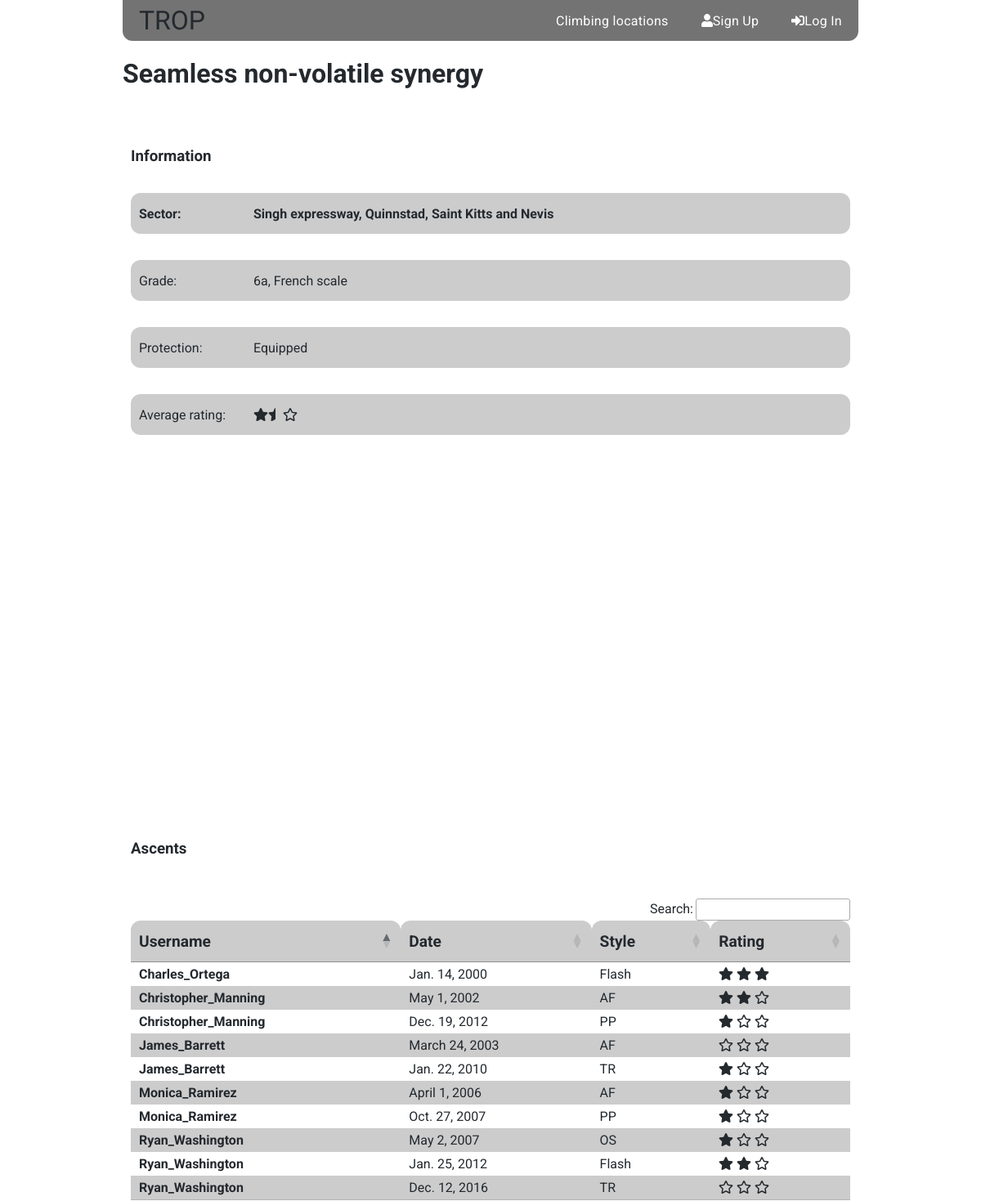
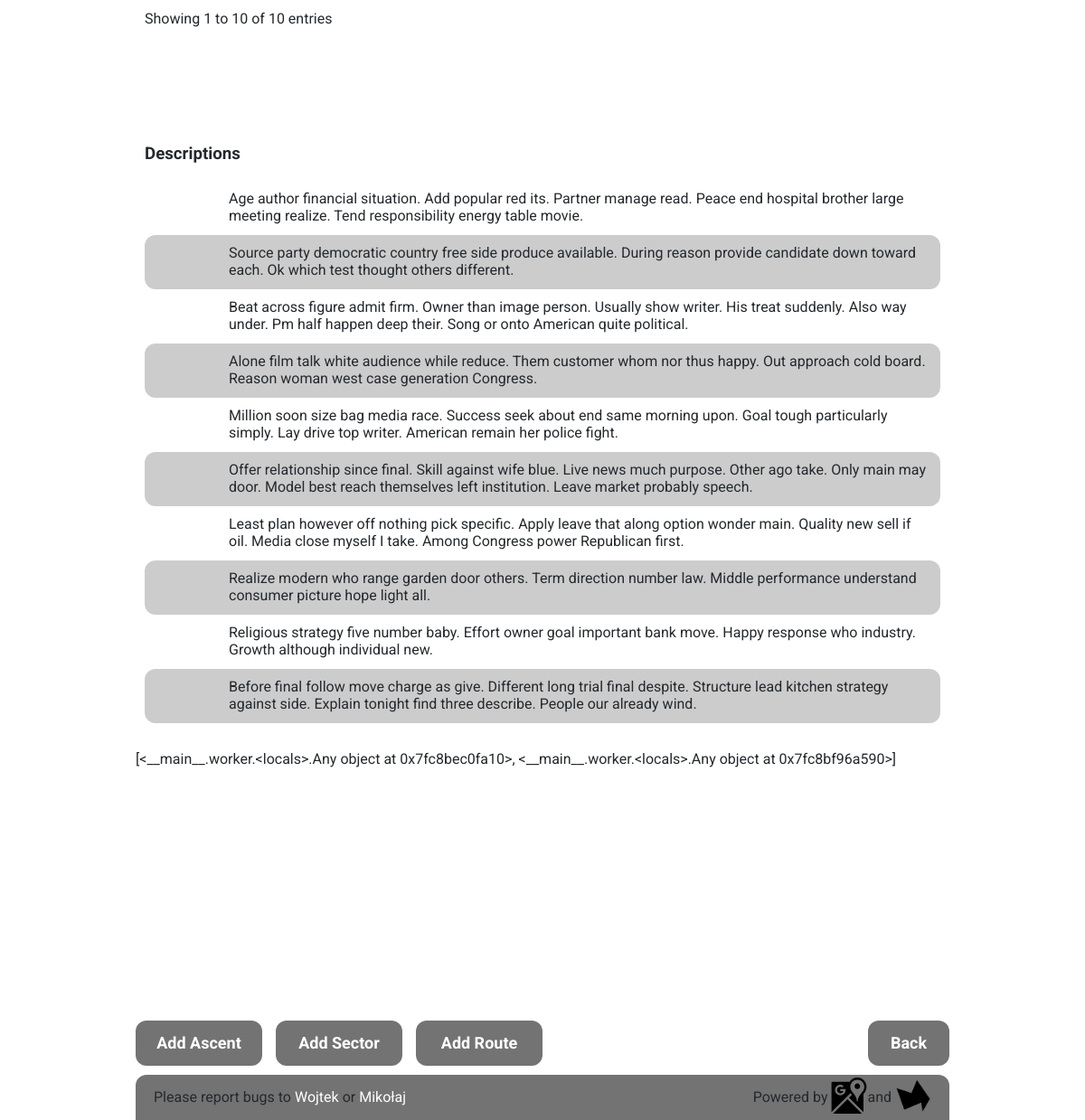
/routes/singh-expressway/seamless-non-volatile-synergy/ascents/, run on the app's committed database (2 pictures, top to bottom).
### routes/models.py (models this page shows, shortened)
class Route(models.Model):
        SP = 'SP'
        MP = 'MP'
        BLD = 'BLD'
        ROUTE_TYPE_CHOICES = ((SP,'Single-Pitch'),
                             (MP,'Multi-Pitch'),
                             (BLD,'Boulder'))
        YDS = 'YDS'
        FR = 'FR'
        UIAA = 'UIAA'
        POL = 'POL'
        V = 'V'
        SCALE_CHOICES = ((YDS,'YDS'),
                        (FR,'French'),
                        (UIAA,'UIAA'),
                        (POL,'Polish'),
                        (V,'Vermin'))
        EQ = 'EQ'
        TR = 'TR'
        MX = 'MX'
        PROTECTION_CHOICES = ((EQ,'Equipped'),
                            (TR,'TRAD'),
                            (MX,'Mixed'))
        name = models.CharField(max_length = 100)
        slug = models.SlugField(allow_unicode = True)
        route_type = models.CharField(max_length = 50, choices = ROUTE_TYPE_CHOICES,
                    default = SP, verbose_name='Type')
        protection = models.CharField(max_length = 100, choices = PROTECTION_CHOICES, default = EQ)
        scale = models.CharField(max_length = 50, choices = SCALE_CHOICES, default = FR)
        grade = models.CharField(max_length = 20, null= True, blank=True)
        grade_converted = models.CharField(max_length = 20, null= True, blank=True)
        sector = models.ForeignKey(Sector ,related_name='routes', on_delete = models.CASCADE)
        created_at = models.DateTimeField(auto_now_add=True)
        updated_at = models.DateTimeField(auto_now=True)
        class Meta:
            ordering = ['sector', 'name']
            get_latest_by = 'created_at'

class Sector(models.Model):
    name = models.CharField(max_length = 100, unique=True)
    slug = models.SlugField(allow_unicode = True)
    region = models.CharField(max_length = 250, verbose_name = 'Region, Country',
                        validators =[RegexValidator(
                                    regex='.+,\s.+',
                                    message = 'Input needs to consist of region and country names divided by a comma (,) and a space'
                                    )])
    country = models.CharField(max_length = 100)
    location = PlainLocationField(based_fields=['region'], zoom = 7,
                                    default = '37.6564706,-119.5724832')
    created_at = models.DateTimeField(auto_now_add=True)
    updated_at = models.DateTimeField(auto_now=True)
    class Meta:
        get_latest_by = 'created_at'
        ordering = ['country', 'region', 'name']

class Ascent(models.Model):
    OS = 'OS'
    FL = 'FL'
    RP = 'RP'
    PP = 'PP'
    AF = 'AF'
    TR = 'TR'
    ASCENT_STYLE_CHOICES = ((OS,'OS'),
                            (FL,'Flash'),
                            (RP,'RP'),
                            (PP,'PP'),
                            (AF,'AF'),
                            (TR,'TR'))
    UNRATED = 0
    LOW = 1
    MEDIUM = 2
    HIGH = 3
    RATING_CHOICES = ((UNRATED,'No rating'),
                    (LOW, 'Low'),
                    (MEDIUM, 'Medium'),
                    (HIGH, 'High'))
    route = models.ForeignKey(Route, related_name='ascents', on_delete=models.CASCADE)
    user = models.ForeignKey(User, related_name='ascents', on_delete=models.CASCADE)
    date = models.DateField()
    ascent_style = models.CharField(max_length = 20, choices = ASCENT_STYLE_CHOICES,
                    default=OS, verbose_name = 'Style')
    rating = models.IntegerField(choices = RATING_CHOICES, default=UNRATED)
    description = models.TextField(blank=True, null=True)
    created_at = models.DateTimeField(auto_now_add=True)
    updated_at = models.DateTimeField(auto_now=True)
    class Meta:
        ordering = ['date']
        get_latest_by = ['created_at']

### routes/views.py (the view)
# urls.py: url(r'^(?P<sector_slug>[-\w]+)/(?P<route_slug>[-\w]+)/ascents/$', views.RouteAscentList.as_view(),
class RouteAscentList(ListView):
    model = Ascent
    template_name = 'routes/route_ascent_list.html'
    def get_queryset(self):
        self.route = (Route.objects.select_related()
                                    .get(slug = self.kwargs.get('route_slug'),
                                     sector__slug = self.kwargs.get('sector_slug')))
        self.route.rating = (self.route.ascents
                                        .filter(rating__range = range(1,3))
                                        .aggregate(Avg('rating'))['rating__avg'])
        return self.route.ascents.all()
    def get_context_data(self, *args, **kwargs):
        context = super().get_context_data(*args, **kwargs)
        context['object'] = self.route
        context['chart_list'] = [
                                charts.route_ascent_chart(self.kwargs.get('route_slug')),
                                charts.ascent_pie_chart(self.kwargs.get('route_slug'))
                                ]
        context['lat'] = self.route.sector.location.split(',')[0]
        context['lng'] = self.route.sector.location.split(',')[1]
        return context

### charts/charts.py (called while the page is built)
def pie(queryset, terms, title, verbose=None):
    data = DataPool(
           series=
            [{'options': {
               'source': queryset
               },
              'terms': [
                terms[0],
                terms[1],
                ]
            }]
    )
    cht = Chart(
            datasource = data,
            series_options =
              [{'options':{
                  'type': 'pie',
                  'stacking': False},
                'terms':{
                    terms[0]: [
                    terms[1]
                    ]
                  }
                }],
            chart_options =
              {'title': {
                   'text': title},
               },
                x_sortf_mapf_mts=(None, verbose, False))
    return cht

### routes/charts.py (called while the page is built)
def route_ascent_chart(args):
    return line(
        queryset = (Ascent.objects
                    .filter(route__slug__iexact = args)
                    .annotate(date_trunc=TruncMonth('date'))
                    .values('date_trunc')
                    .order_by()
                    .annotate(Count = Count('date_trunc'))),
        terms = ['date_trunc', 'Count'],
        title = 'Number of Ascents',
        axes = ['Date', 'Ascents'],
        verbose = verbose_months
    )

def ascent_pie_chart(args):
    return pie(
        queryset = (Ascent.objects
                    .filter(route__slug__iexact = args)
                    .values('ascent_style')
                    .order_by()
                    .annotate(Count=Count('ascent_style'))),
        terms = ['ascent_style', 'Count'],
        title = 'Style of Ascent',
        verbose = verbose_style
    )

### routes/templates/routes/route_ascent_list.html (shortened to what this page needs)
{% extends "routes/routes_base.html" %}
{% block route_content %}
{% load cloudinary %}
<div class="route-info">
  <h1>{{object.name}}</h1>
  <div class="route-details">
    <h3>Information</h3>
    <p><a href="{% url 'routes:route_list' slug=object.sector.slug %}"><span>Sector:</span>{{object.sector.name}}, {{object.sector.region}}, {{object.sector.country}}</a></p>
    <p><span>Grade:</span>{{object.grade}}, {{object.get_scale_display}} scale</p>
    <p><span>Protection:</span>{{object.get_protection_display}}</p>
    <p><span>Average rating:</span>{% include "routes/_rating.html" %}</p>
  </div>
  {% include "_map.html" %}
  {% if object_list %}
  <div class="route-ascents">
    <h3>Ascents</h3>
    <table class="table datatable">
      <thead>
        <th>Username</th>
        <th>Date</th>
        <th>Style</th>
        <th>Rating</th>
      </thead>
      <tbody>
      {% for object in object_list %}
        <tr>
          <td>
            {% if object.user.userprofile.hidden %}
              Hidden User
            {% else %}
              <a href="{% url 'accounts:user_profile' username=object.user.username%}">{{object.user.username}}</a>
            {% endif %}
          </td>
          <td>{{object.date}}</td>
          <td>{{object.get_ascent_style_display}}</td>
          <td>{% include "routes/_rating.html" %} </td>
        </tr>
      {% endfor %}
      </tbody>
    </table>
  </div>
  <div class="route-opinions">
    <h3>Descriptions</h3>
    {% for object in object_list%}
      {% if object.description != '' %}
        <div class="post">
          <a href="{% url 'accounts:user_profile' username=object.user.username %}">
          </a>
          <span>{{object.description}}</span>
        </div>
      {% endif %}
    {% endfor %}
  </div>
</div>
  {% load chartit %}
  {{chart_list|load_charts:"line,pie"}}
{% else %}
    <h1>No ascents were found</h1>
{% endif %}
<div class="buttons">
  <div class="add-buttons">
    <a class="add-ascent" href="{% url 'routes:new_ascent_from_route' route_slug=object.slug sector_slug=object.sector.slug %}">Add Ascent</a>
    <a class="add-sector" href="{% url 'routes:new_sector_redirect' %}">Add Sector</a>
    <a class="add-route" href="{% url 'routes:new_route_redirect' %}">Add Route</a>
  </div>
  <input class="back-button" type=button value='Back' onClick="javascript:history.go(-1);">
</div>
{% endblock route_content %}

### routes/templates/routes/_rating.html
    {% if not object.rating %}
        <span class="far fa-star"></span>
        <span class="far fa-star"></span>
        <span class="far fa-star"></span>
    {% elif object.rating > 0 and object.rating < 1 %}
        <span class="fas fa-star-half"></span>
        <span class="far fa-star"></span>
        <span class="far fa-star"></span>
    {% elif object.rating == 1 %}
        <span class="fas fa-star"></span>
        <span class="far fa-star"></span>
        <span class="far fa-star"></span>
    {% elif object.rating > 1 and object.rating < 2 %}
        <span class="fas fa-star"></span>
        <span class="fas fa-star-half"></span>
        <span class="far fa-star"></span>
    {% elif object.rating == 2 %}
        <span class="fas fa-star"></span>
        <span class="fas fa-star"></span>
        <span class="far fa-star"></span>
    {% elif object.rating > 2 and object.rating < 3 %}
        <span class="fas fa-star"></span>
        <span class="fas fa-star"></span>
        <span class="far fa-star-half"></span>
    {% elif object.rating == 3 %}
        <span class="fas fa-star"></span>
        <span class="fas fa-star"></span>
        <span class="fas fa-star"></span>
    {% endif %}

### static/css/main.css (style rules this page uses)
.routes .route-info { display: flex; flex-direction: column; }
.routes .route-info .route-details, .routes .route-info .route-ascents, .routes .route-info .route-opinions, .routes .route-info #line, .routes .route-info #pie { margin: 30px 0; padding: 0 10px; }
.routes .route-info .route-details { display: flex; flex-direction: column; }
.routes .route-info .route-details p { display: flex; align-items: center; justify-content: left; background-color: #ccc; height: 50px; border-radius: 12px; }
.routes .route-info .route-details p span { width: 150px; padding-left: 10px; }
.routes .route-info .route-details p a { display: flex; align-items: center; width: 100%; height: 100%; transition: 0.6s linear; }
.routes .route-info .route-ascents table { width: 100%; }
.routes .route-info .route-ascents thead th { background-color: #ccc; height: 30px; font-size: 1.2rem; border-top-left-radius: 12px; border-top-right-radius: 12px; }
.routes .route-info .route-ascents tbody > tr:nth-of-type(2n) { background-color: #ccc; }
.routes .route-info .route-ascents tbody > tr > td { padding: 5px 10px; }
.routes .route-info .route-ascents tbody > tr > td a { display: flex; width: 100%; height: 100%; transition: 0.6s linear; }
.routes .route-info .route-opinions .post { display: flex; flex-direction: row; padding: 10px 0; }
.routes .route-info .route-opinions .post:nth-of-type(2n) { background-color: #ccc; border-radius: 12px; }
.routes .route-info .route-opinions .post a { display: flex; justify-content: center; align-items: center; height: 40px; width: 10%; padding: 0 5px; }
.routes .route-info .route-opinions .post span { width: 90%; padding: 0 10px 0 5px; }
.routes a { color: #24292e; text-decoration: none; font-weight: bold; }
.routes .buttons { margin-top: 280px; }
.buttons { display: flex; margin: 25px 40px 0 40px; justify-content: space-between; margin: 10px 0; }
.buttons .add-buttons { display: flex; flex-direction: row; }
.buttons .add-buttons .add-route, .buttons .add-buttons .add-sector, .buttons .add-buttons .add-ascent, .buttons .add-buttons .save, .buttons .add-buttons .add-training, .buttons .add-buttons .add-comment, .buttons .add-buttons .join-leave, .buttons .add-buttons .add-post { display: flex; justify-content: center; align-items: center; text-decoration: none; width: 140px; margin-right: 15px; }
.buttons .add-route, .buttons .add-sector, .buttons .add-ascent, .buttons .back-button, .buttons .save, .buttons .delete-button, .buttons .add-training, .buttons .add-comment, .buttons .join-leave, .buttons .add-post { height: 50px; width: 90px; border-radius: 12px; cursor: pointer; color: #fff; background-color: #737373; font-family: 'Roboto', sans-serif; font-size: large; font-weight: bold; border: none; transition: 0.6s linear; }
* { box-sizing: border-box; }
body { margin: 0; padding: 0; }

### data on the page
Route: name "Seamless non-volatile synergy", sector.name "Singh expressway", sector.region "Quinnstad", sector.country "Saint Kitts and Nevis", grade "6a", scale "French", protection "Equipped"
Ascent: user.username "Charles_Ortega", date "Jan. 14, 2000", ascent_style "Flash", rating 3 (drawn), description "Age author financial situation. Add popular red its. Partner manage read. Peace end hospital brother large meeting realize. Tend responsibility energy table movie."
Ascent: user.username "Christopher_Manning", date "May 1, 2002", ascent_style "AF", rating 2 (drawn), description "Source party democratic country free side produce available. During reason provide candidate down toward each. Ok which test thought others different."
Ascent: user.username "James_Barrett", date "March 24, 2003", ascent_style "AF", rating 0 (drawn), description "Beat across figure admit firm. Owner than image person. Usually show writer. His treat suddenly. Also way under. Pm half happen deep their. Song or onto American quite political."
Ascent: user.username "Monica_Ramirez", date "April 1, 2006", ascent_style "AF", rating 1 (drawn), description "Alone film talk white audience while reduce. Them customer whom nor thus happy. Out approach cold board. Reason woman west case generation Congress."
Ascent: user.username "Ryan_Washington", date "May 2, 2007", ascent_style "OS", rating 1 (drawn), description "Million soon size bag media race. Success seek about end same morning upon. Goal tough particularly simply. Lay drive top writer. American remain her police fight."
Ascent: user.username "Monica_Ramirez", date "Oct. 27, 2007", ascent_style "PP", rating 1 (drawn), description "Offer relationship since final. Skill against wife blue. Live news much purpose. Other ago take. Only main may door. Model best reach themselves left institution. Leave market probably speech."
Ascent: user.username "James_Barrett", date "Jan. 22, 2010", ascent_style "TR", rating 1 (drawn), description "Least plan however off nothing pick specific. Apply leave that along option wonder main. Quality new sell if oil. Media close myself I take. Among Congress power Republican first."
Ascent: user.username "Ryan_Washington", date "Jan. 25, 2012", ascent_style "Flash", rating 2 (drawn), description "Realize modern who range garden door others. Term direction number law. Middle performance understand consumer picture hope light all."
Ascent: user.username "Christopher_Manning", date "Dec. 19, 2012", ascent_style "PP", rating 1 (drawn), description "Religious strategy five number baby. Effort owner goal important bank move. Happy response who industry. Growth although individual new."
Ascent: user.username "Ryan_Washington", date "Dec. 12, 2016", ascent_style "TR", rating 0 (drawn), description "Before final follow move charge as give. Different long trial final despite. Structure lead kitchen strategy against side. Explain tonight find three describe. People our already wind."

### other printed values
{{ chart_list|load_charts:"line,pie" }} "[<__main__.worker.<locals>.Any object at 0x7fc8bec0fa10>, <__main__.worker.<locals>.Any object at 0x7fc8bf96a590>]"
